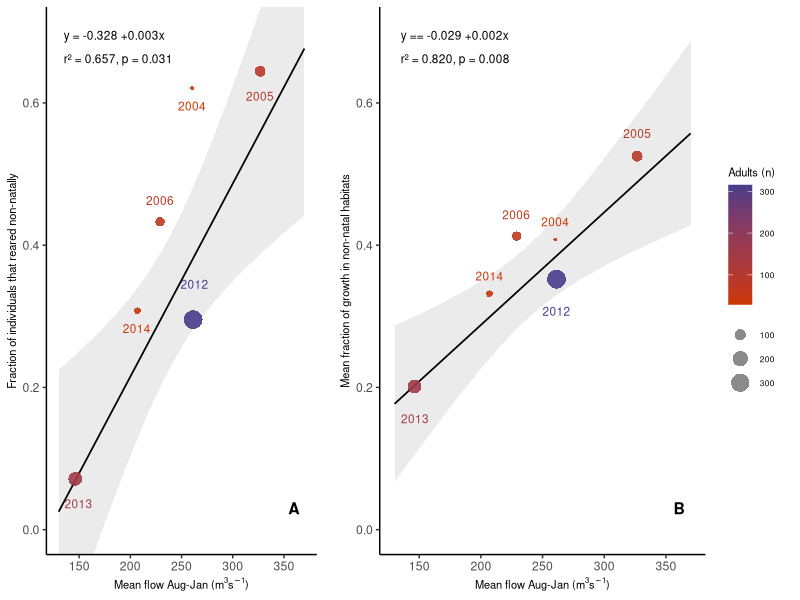
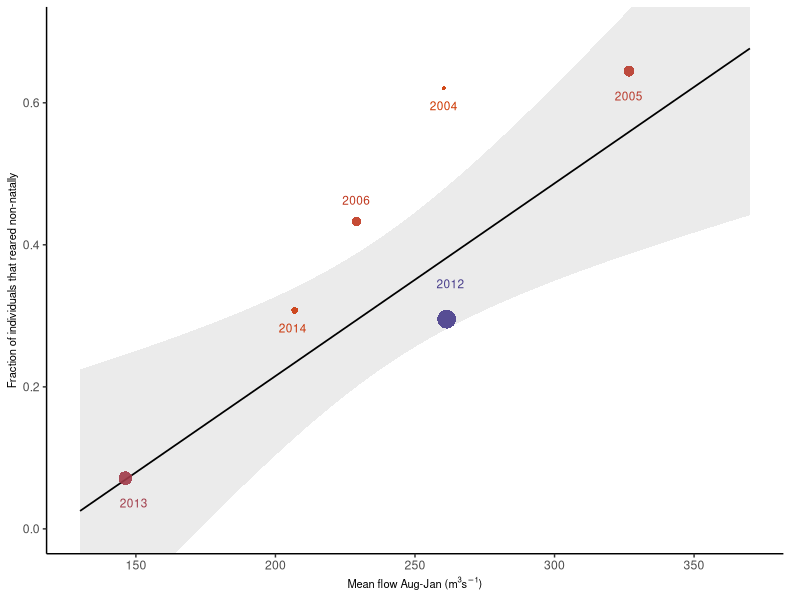
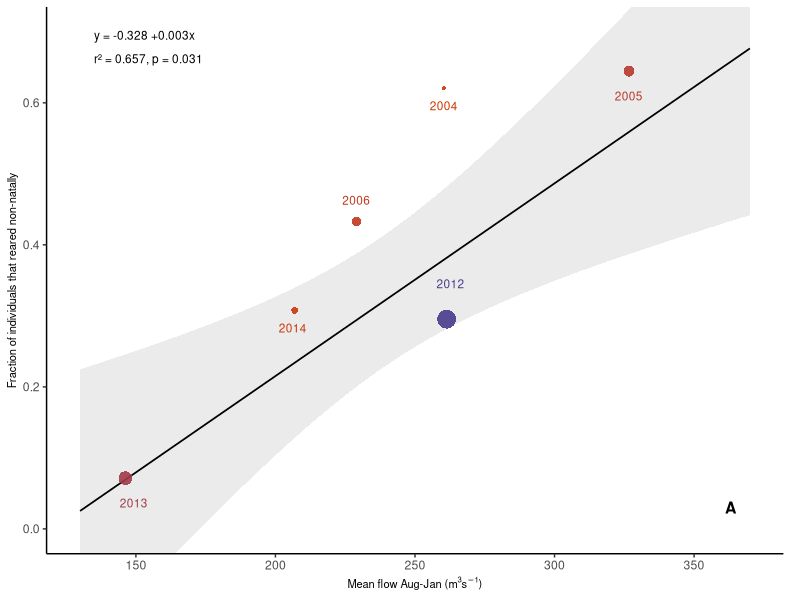
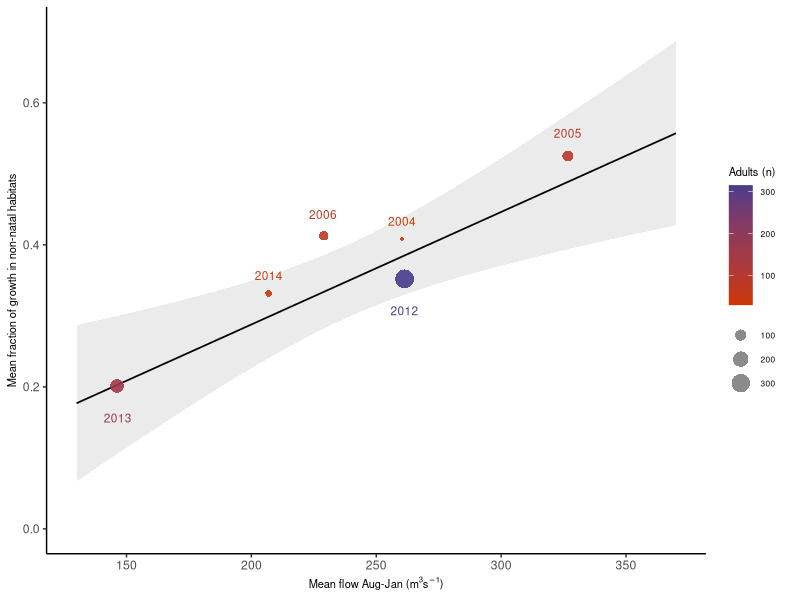
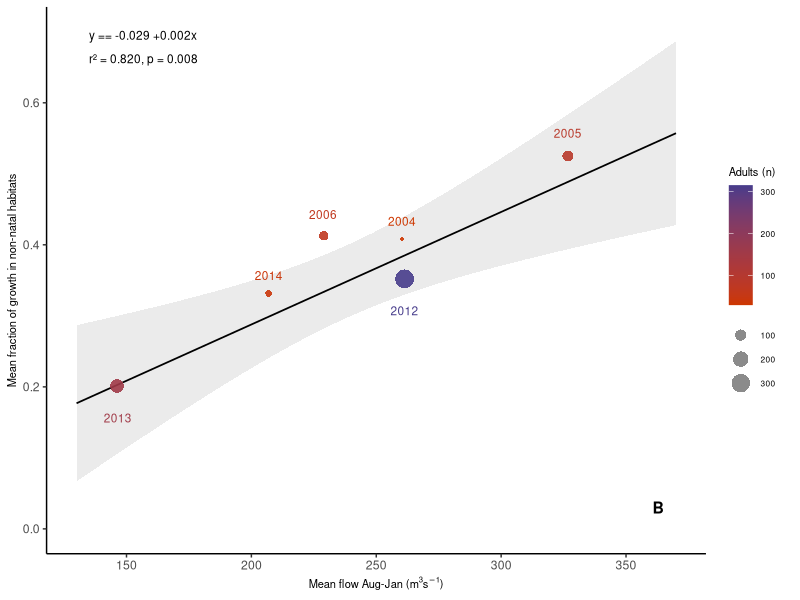

R code for these plots, in order: (Note: this script raises an error after producing the figures.)
#' @title Droughts delay juvenile salmon migration and truncate diversity in habitat use
#' 
#' @description 
#' This script performs regression analyses to estimate relationships between non-natal 
#' rearing (frequency by rearing type and proportion of freshwater growth) versus 
#' upper Sacramento River flow and juvenile abundance (density dependence).
#' 
#' @details
#' **Title:** Droughts delay juvenile salmon migration and truncate diversity in habitat use
#' 
#' **Journal:** Ecosphere
#'
#' **Year:** 2026
#'
#' **DOI:** https://doi.org/10.1002/ecs2.70779
#' 
#' **Authors:** 
#' Pedro Morais1,*, Anna M. Sturrock2,3+, Corey C. Phillis4, George Whitman2, 
#' Stephanie M. Carlson1, Rachel C. Johnson2,5
#' 
#' **Affiliations:**
#' 1 Department of Environmental Science, Policy, and Management, Mulford Hall, 
#'    University of California, Berkeley, Berkeley, CA 94720, USA.
#' 2 Center for Watershed Sciences, University of California, Davis, 1 Shields Ave, 
#'    Davis, CA 95616, USA.
#' 3 School of Life Sciences, University of Essex, Wivenhoe Park, 
#'    Colchester CO4 3SQ, UK
#' 4 Metropolitan Water District of Southern California, 1121 L Street, 
#'    Suite 900, Sacramento, CA 95814, USA.
#' 5 National Marine Fisheries Service, Southwest Fisheries Science Center, 
#'    Santa Cruz, CA 95060, USA.
#' 
#' + Equal contribution as the first author
#' * Current address: University of Texas Marine Science Institute, 
#'   750 Channelview Dr., Port Aransas, TX 78373, USA.
#' 
#' **Correspondence:** 
#' Anna M. Sturrock; Email: anna.sturrock@essex.ac.uk
#' 
#' **Credits:**
#' This script was originally created by Anna Sturrock and revised by Pedro Morais.
#' 

# ------------------------------------------------------------------------------
# 1. Setup and Environment
# ------------------------------------------------------------------------------

# Clear workspace
rm(list = ls())

# Load necessary packages
library(ggplot2)
library(dplyr)
library(ggrepel)
library(cowplot)

# ------------------------------------------------------------------------------
# 2. Data Loading and Preparation
# ------------------------------------------------------------------------------

# Define years of interest (brood years with adequate sample sizes)
yrs <- c(2004, 2005, 2006, 2012, 2013, 2014)

# Read in mean Sacramento flows for Aug-Jan of each brood year
flow_8.1 <- read.csv("outputs/mean_aug_jan_flows.csv")

# Read in rearing categories and filter for Sacramento River (SAC)
rearing_type_summary <- read.csv("outputs/rearing_type_by_BY.csv") |>
  filter(rearing_type == "SAC") |>
  mutate(prop_non_nat_rearers = 1 - freq) |>
  select(-rearing_type, -n)


# Read in mean annual freshwater growth
mean_fw_growth <- read.csv("outputs/summary_stats_fw_growth.csv")

# Estimate total fraction of FW growth assimilated in any non-natal habitat and in a downstream non-natal habitat
growth_summary <- mean_fw_growth |>
  filter(Brood_year %in% yrs) |>
  group_by(Brood_year) |>
  summarize(
    tot_non_natal = sum(mean_prop_fw_growth[Habitat != "SAC"], na.rm = TRUE),
    prop_fw_growth_down = sum(mean_prop_fw_growth[!Habitat %in% c("SAC", "Unassigned", "LAS")], na.rm = TRUE),
    .groups = "drop"
  )

# Read in total juvenile production per year (JPI estimate)
juv_production <- read.csv("data/RBDD_RST_Juv_Production.csv")


# Create combined data table for regression analyses
annual_df <- flow_8.1 |>
  left_join(
    rearing_type_summary |> select(Brood_year, tot, prop_non_nat_rearers),
    by = c("BY" = "Brood_year")
  ) |>
  left_join(growth_summary, by = c("BY" = "Brood_year")) |>
  left_join(juv_production, by = "BY") |>
  mutate(JPI_mill = Fry_equiv_JPI / 1000000)

# Helper function for regression p-values
format_p <- function(p) {
  if (p < 0.001) {
    "p < 0.001"
  } else {
    paste0("p = ", format(round(p, 3), nsmall = 3))
  }
}

# ------------------------------------------------------------------------------
# 3. Regression: Non-Natal Rearing vs. Flow
# ------------------------------------------------------------------------------

# Plot: Proportion of fish reared non-natally as a function of mean Aug-Jan flow
non_nat_plot <- ggplot(annual_df, aes(x = av_flow8.1, y = prop_non_nat_rearers, color = tot)) +
  geom_smooth(method = "glm", aes(weight = tot), fill = "grey", colour = "black", linewidth = 0.6, alpha = 0.3, fullrange = TRUE) +
  geom_point(aes(size = tot), shape = 16, alpha = 0.9) + 
  geom_text_repel(
    aes(label = BY), 
    size = 3, 
    min.segment.length = Inf, 
    box.padding = 0,
    force = 0, 
    force_pull = 0,
    nudge_x = c(0, -0.1, 0, 1.4, 3, -0.7)[match(annual_df$BY, c(2004, 2005, 2006, 2012, 2013, 2014))],
    nudge_y = c(-0.025, -0.035, 0.03, 0.05, -0.035, -0.025)[match(annual_df$BY, c(2004, 2005, 2006, 2012, 2013, 2014))]
  ) +
  theme_classic(base_size = 11) +
  scale_y_continuous(breaks = seq(0, 0.7, by = 0.2)) +
  scale_color_gradient(low = "orangered3", high = "slateblue4") +
  scale_x_continuous(limits = c(130, 370), breaks = seq(150, 350, by = 50)) +
  coord_cartesian(ylim = c(0, 0.7)) +
  labs(
    x = expression("Mean flow Aug-Jan (m"^3*"s"^{-1}*")"),
    y = "Fraction of individuals that reared non-natally",
    size = "Adults (n)", 
    color = "Adults (n)"
  ) +
  theme(
    legend.position = "none",
    axis.title.x = element_text(size = 8),
    axis.title.y = element_text(size = 8),
    plot.margin = margin(5, 12, 5, 5)
  )

# Add regression statistics (R2 and equation) to the plot
lm_non_nat <- lm(prop_non_nat_rearers ~ av_flow8.1, weights = tot, data = annual_df)
r2_non_nat <- format(summary(lm_non_nat)$adj.r.squared, nsmall = 3, digits = 3)
pval_non_nat_text <- format_p(summary(lm_non_nat)$coefficients[2, 4])
eq_non_nat <- sprintf("y = %.3f %+.3fx", coef(lm_non_nat)[1], coef(lm_non_nat)[2])

non_nat_plot_final <- non_nat_plot +
  annotate("text", x = 135, y = 0.695, label = eq_non_nat, parse = FALSE, color = "black", size = 3, hjust = 0) +
  annotate("text", x = 135, y = 0.662, label = paste0("r\u00b2 = ", r2_non_nat, ", ", pval_non_nat_text), parse = FALSE, color = "black", size = 3, hjust = 0) +
  annotate("text", x = 365, y = 0.03, label = "A", size = 4, fontface = "bold", hjust = 1)

# ------------------------------------------------------------------------------
# 4. Regression: 'Rest Stop' Hypothesis
# ------------------------------------------------------------------------------

# Plot: Proportion of FW growth in non-natal habitats vs. flow
rest_plot <- ggplot(annual_df, aes(x = av_flow8.1, y = tot_non_natal, color = tot)) +
  geom_smooth(method = "lm", aes(weight = tot), fill = "grey", colour = "black", linewidth = 0.6, alpha = 0.3, fullrange = TRUE) +
  geom_point(aes(size = tot), shape = 16, alpha = 0.9) + 
  geom_text_repel(
    aes(label = BY), 
    size = 3, 
    min.segment.length = Inf, 
    box.padding = 0,
    force = 0, 
    force_pull = 0,
    nudge_x = c(0.05, 0, -0.3, 0, 0.3, 0)[match(annual_df$BY, c(2004, 2005, 2006, 2012, 2013, 2014))],
    nudge_y = c(0.025, 0.032, 0.03, -0.045, -0.045, 0.025)[match(annual_df$BY, c(2004, 2005, 2006, 2012, 2013, 2014))]
  ) +
  theme_classic(base_size = 11) +
  scale_y_continuous(breaks = seq(0, 0.7, by = 0.2)) +
  scale_color_gradient(low = "orangered3", high = "slateblue4") +
  scale_x_continuous(limits = c(130, 370), breaks = seq(150, 350, by = 50)) +
  coord_cartesian(ylim = c(0, 0.7)) +
  labs(
    x = expression("Mean flow Aug-Jan (m"^3*"s"^{-1}*")"),
    y = "Mean fraction of growth in non-natal habitats",
    size = "Adults (n)", 
    color = "Adults (n)"
  ) +
  theme(
    axis.title.x = element_text(size = 8),
    axis.title.y = element_text(size = 8),
    legend.text = element_text(size = 6),
    legend.title = element_text(size = 8),
    legend.spacing.y = unit(2, "pt"),
    plot.margin = margin(5, 12, 5, 5)
  ) +
  guides(color = guide_colorbar(order = 1),
         size = guide_legend(order = 2,
                             title = NULL,
                             override.aes = list(colour = "grey50")))

# Add regression statistics to the plot
lm_rest <- lm(tot_non_natal ~ av_flow8.1, weights = tot, data = annual_df)
r2_rest <- format(summary(lm_rest)$adj.r.squared, nsmall = 3, digits = 3)
pval_rest_text <- format_p(summary(lm_rest)$coefficients[2, 4])
eq_rest <- sprintf("y == %.3f %+.3fx", coef(lm_rest)[1], coef(lm_rest)[2])

rest_plot_final <- rest_plot +
  annotate("text", x = 135, y = 0.695, label = eq_rest, parse = FALSE, color = "black", size = 3, hjust = 0) +
  annotate("text", x = 135, y = 0.662, label = paste0("r\u00b2 = ", r2_rest, ", ", pval_rest_text), parse = FALSE, color = "black", size = 3, hjust = 0) +
  annotate("text", x = 365, y = 0.03, label = "B", size = 4, fontface = "bold", hjust = 1)

# Combine non-natal and rest stop plots
fig4 <- cowplot::plot_grid(non_nat_plot_final, rest_plot_final, ncol = 2, rel_widths = c(1, 1.4))
ggsave(filename = "figures/Fig4_rest_stop.tif", plot = fig4, width = 15, height = 7.5, dpi = 300, units = "cm")

# ------------------------------------------------------------------------------
# 5. Downstream Occupancy Regression (Cues)
# ------------------------------------------------------------------------------

# Hypothesis: Negative relationship between date of first freshet and downstream growth
cues_plot <- ggplot(annual_df, aes(x = broodyr_day, y = prop_fw_growth_down, color = av_flow8.1)) + 
  geom_smooth(method = "glm", fill = "grey", colour = "black", linewidth = 0.6, alpha = 0.3, aes(weight = tot), fullrange = TRUE) +
  geom_point(aes(size = tot), shape = 16, alpha = 0.65) + 
  geom_text_repel(
    aes(label = BY), 
    size = 3, 
    min.segment.length = Inf, 
    box.padding = 0,
    nudge_x = c(0, 0, 0.3, 1.32, -1.75, 4.71)[match(annual_df$BY, c(2004, 2005, 2006, 2012, 2013, 2014))],
    nudge_y = c(-0.02, 0.032, 0.03, -0.034, -0.035, -0.026)[match(annual_df$BY, c(2004, 2005, 2006, 2012, 2013, 2014))]
  ) +
  theme_classic(base_size = 11) +
  labs(
    x = expression("First day >400 m"^3*"s"^{-1}), 
    y = "Mean fraction of growth in downstream habitats",
    size = "Adults (n)"
  ) + 
  theme(
    legend.position = "none",
    axis.title.x = element_text(size = 8),
    axis.title.y = element_text(size = 8),
    legend.text = element_text(size = 8),
    legend.title = element_text(size = 8)
  ) +
  scale_x_continuous(limits = c(150, 230), breaks = seq(150, 230, by = 20)) +
  ylim(0.0, 0.6) +
  scale_color_gradient(low = "orangered3", high = "slateblue4")

# Add regression statistics to cues plot
lm_cues <- lm(prop_fw_growth_down ~ broodyr_day, weights = tot, data = annual_df)
r2_cues <- format(summary(lm_cues)$adj.r.squared, nsmall = 3, digits = 3)
pval_cues_text <- format_p(summary(lm_cues)$coefficients[2, 4])
eq_cues <- sprintf("y = %.3f %s %.3fx", coef(lm_cues)[1], if_else(coef(lm_cues)[2] >= 0, "+", "−"), abs(coef(lm_cues)[2]))

cues_plot_final <- cues_plot +
  annotate("text", x = 155.6, y = 0.595, label = eq_cues, parse = FALSE, color = "black", size = 3, hjust = 0) +
  annotate("text", x = 155.6, y = 0.562, label = paste0("r\u00b2 = ", r2_cues, ", ", pval_cues_text), parse = FALSE, color = "black", size = 3, hjust = 0) +
  annotate("text", x = 228, y = 0.03, label = "A", size = 4, fontface = "bold", hjust = 1)

# ------------------------------------------------------------------------------
# 6. Regression: Density-Dependent Movement
# ------------------------------------------------------------------------------

# Hypothesis: Positive relationship between juvenile abundance and downstream movement

juv_abundance_plot <- ggplot(annual_df, aes(x = JPI_mill, y = prop_fw_growth_down, color = av_flow8.1)) + 
  geom_smooth(method = "glm", fill = "grey", colour = "black", linewidth = 0.6, alpha = 0.3, aes(weight = tot), fullrange = TRUE) +
  geom_point(aes(size = tot), shape = 16, alpha = 0.65) + 
  geom_text_repel(
    aes(label = BY), 
    size = 3, 
    min.segment.length = Inf, 
    box.padding = 0,
    nudge_x = c(1.4, -0.06, -0.5, 1.1, 0.005, -0.04)[match(annual_df$BY, c(2004, 2005, 2006, 2012, 2013, 2014))],
    nudge_y = c(0, 0.03, 0.03, 0.04, -0.032, -0.031)[match(annual_df$BY, c(2004, 2005, 2006, 2012, 2013, 2014))]
  ) +
  theme_classic(base_size = 11) +
  xlim(0.0, 10) + 
  coord_cartesian(ylim = c(0, 0.6)) +
  theme(
    axis.title.x = element_text(size = 8),
    axis.title.y = element_text(size = 8),
    legend.text = element_text(size = 6),
    legend.title = element_text(size = 8, lineheight = 0.8, margin = margin(b = 0))
  ) +
  guides(
    color = guide_colorbar(order = 1),
    size = guide_legend(order = 2,
                        title = NULL,
                        override.aes = list(colour = "grey50"))
  ) +
  scale_color_gradient(low = "orangered3", high = "slateblue4") +
  labs(
    x = "Juvenile production (millions)", 
    y = " ",
    size = "Adults (n)",
    color = "Mean flow\nAug-Jun\n(m³ s⁻¹)"
    )

# Add regression statistics to the plot
lm_juv <- lm(prop_fw_growth_down ~ JPI_mill, weights = tot, data = annual_df)
r2_juv <- format(summary(lm_juv)$adj.r.squared, nsmall = 3, digits = 3)
pval_juv_text <- format_p(summary(lm_juv)$coefficients[2, 4])
eq_juv <- sprintf("y = %.3f %s %.3fx", coef(lm_juv)[1], if_else(coef(lm_juv)[2] >= 0, "+", "−"), abs(coef(lm_juv)[2]))

juv_abundance_plot_final <- juv_abundance_plot +
  annotate("text", x = 0.7, y = 0.595, label = eq_juv, parse = FALSE, color = "black", size = 3, hjust = 0) +
  annotate("text", x = 0.7, y = 0.562, label = paste0("r\u00b2 = ", r2_juv, ", ", pval_juv_text), parse = FALSE, color = "black", size = 3, hjust = 0) +
  annotate("text", x = 9.7, y = 0.03, label = "B", size = 4, fontface = "bold", hjust = 1)

# Combine cues and abundance plots into Figure 5
fig5 <- cowplot::plot_grid(cues_plot_final, juv_abundance_plot_final, ncol = 2, rel_widths = c(1, 1.4))

ggsave(filename = "figures/Fig5_downstream_occupancy.tif", plot = fig5, width = 15, height = 7.5, dpi = 300, units = "cm")

# ------------------------------------------------------------------------------
# 7. Final Combined Model
# ------------------------------------------------------------------------------

# Linear model for downstream occupancy prediction combining both terms
lm_combined <- lm(prop_fw_growth_down ~ JPI_mill + broodyr_day, weights = tot, data = annual_df)
summary(lm_combined)
